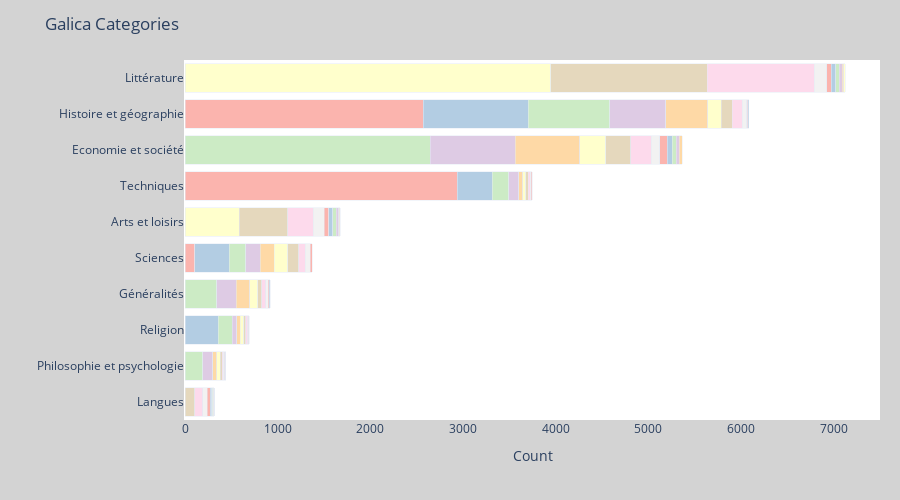

The cell this chart's notebook holds for it:
### Code cell
import plotly.express as px


# Group the data by category and subcategory, and count the occurrences
grouped_data = df_final.groupby(['category_name', 'sub_category_name'])['file_id'].count().reset_index()
grouped_data = grouped_data.sort_values(['category_name', 'file_id'], ascending=(False, False))

# Create a horizontal histogram with Plotly Express
fig = px.bar(grouped_data, x="file_id", y='category_name', color="sub_category_name",
             title='Galica Categories',
             height=500,  # Increase the height
             orientation='h',
             color_discrete_sequence=px.colors.qualitative.Pastel1,
             )

# Update the layout to make it visually appealing
fig.update_layout(barmode='stack',
                  xaxis_title='Count',
                  yaxis_title='',
                  showlegend=False,
                  yaxis={'categoryorder': 'total ascending'},  # Sort categories ascending
                  plot_bgcolor='white',  # Set plot background color
                  paper_bgcolor='lightgray',  # Set paper background color
                  font=dict(size=12),  # Set font size
                  margin=dict(l=100, r=20, t=60, b=80))  # Adjust margins


# Show the plot
fig.show()
